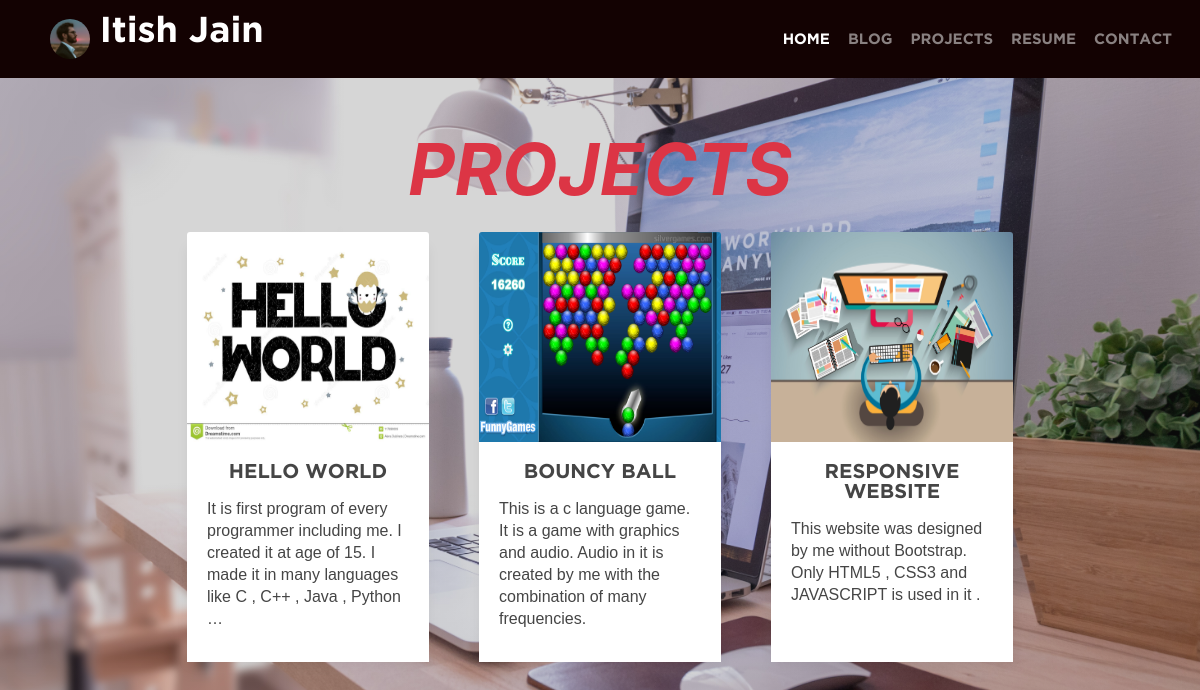
The page /portfolio/ on the database its author committed.
### portfolio/models.py (models this page shows, shortened)
class portfolio(models.Model):
    title = models.CharField(max_length=50, unique=True)
    body = models.TextField()
    url = models.CharField(max_length=100)

### portfolio/views.py (the view)
# urls.py: path('',views.portfolio_run),
def portfolio_run(request):
    context={
        "var1" : portfolio.objects.all()
    }
    return render(request,'port.html',context)

### templates/port.html
{% extends 'base.html' %}
{% block header %}
<p class="text-center font-weight-bold display-3 text-danger font-italic">PROJECTS</p>
{% endblock %}
{% block content %}
<div class="row">
    {% for post in var1 %}
    <div class="post-wrapper col-sm-4 py-1">
        <div class="card-post box-shadow">
            <a href="{{post.url}}">
                <img class="card-img-top h-50" src="/static/images/projects/{{post.id}}.jpg" alt="{{post.title}}">
            </a>
            <div class="card-body">
                <a href="{{post.url}}">
                    <div class="card-title mb-3">{{post.title|truncatewords:"3"}}</div>
                </a>
                <a href="{{post.url}}">
                    <div class="card-text">
                        {{post.body|truncatewords:"30"}}
                    </div>
                </a>
            </div>
        </div>
    </div>
    {% endfor %}
</div>
{% endblock %}

### templates/base.html (shortened to what this page needs)
{% load static %}
<!doctype html>
<html lang="en">
    <head>
        <link rel="stylesheet" href="https://cdn.jsdelivr.net/npm/bootstrap@4.5.3/dist/css/bootstrap.min.css">
        <link rel="stylesheet" href="{% static "css/main.css" %}">
    </head>
    <body>
        <header>
            <nav class="navbar navbar-expand-lg navbar-dark bg-dark">
                <a class="navbar-brand" href="/">
                <img src="../static/images/ashton.jpg"  class="d-inline-block align-top brand-logo" heigth="100px" width="100px" alt="my picture" loading="lazy">
                <span class="brand-name">Itish Jain</span>
                </a>
                <div class="collapse navbar-collapse my-2 my-lg-0" id="navbarSupportedContent">
                    <ul class="navbar-nav ml-auto">
                    <li class="nav-item active">
                        <a class="nav-link" href="/">Home</a>
                    </li>
                    <li class="nav-item">
                        <a class="nav-link" href="../templates/index.html">Blog<a>
                    </li>
                    <li class="nav-item">
                        <a class="nav-link" href="../templates/port.html">Projects</a>
                    </li>
                    <li class="nav-item">
                        <a class="nav-link" href="../templates/resume.html">Resume</a>
                    </li>
                    <li class="nav-item">
                        <a class="nav-link" href="#">Contact</a>
                    </li>
                    </ul>
                </div>
            </nav>
        </header>
        <main role="main" class="py-5 flex-fill">
            {% block header %}
            {% endblock %}
            <div class="container">
                {% block content %}
                {% endblock %}
            </div>
        </main>
    </body>
</html>

### static/css/main.css (style rules this page uses)
html { overflow-x: hidden; }
body { background: linear-gradient(rgba(50,50,50,0.2), rgba(50,50,50,0.2)), url("../images/background.jpg"); background-size: cover; background-repeat: no-repeat; overflow-x: hidden; }
.navbar { background-color: #130202!important; padding-top: 10px; padding-bottom: 10px; }
.navbar .navbar-brand { color: whitesmoke; }
.navbar-nav { padding-right: 2px; }
.nav-item { padding-right: 2px; }
.nav-link { text-align: center; font: Bold 15px/21px Gotham; letter-spacing: 0; color: #ffffff; opacity: 1; text-transform: uppercase; }
.navbar-brand { padding-left: 30px; padding-right: 30px; }
.navbar-brand .brand-name { font: Bold 36px Gotham; letter-spacing: 0; color: #ffffff; opacity: 1; }
.navbar-brand .brand-logo { width: 40px; height: 40px; border-radius: 20px 20px !important; padding: 0px; margin: 4px; }
.box-shadow { box-shadow: 0 0.25rem 0.75rem rgba(0, 0, 0, 0.05); }
.card-post { background: white; padding: 0; margin: 10px; height: 420px; }
.card-title { text-align: center; font: 20px/20px Gotham; letter-spacing: 0; color: #454545; opacity: 1; margin-bottom: 0px; }
.card-post img { margin-top: -10px; }
.card-text { text-align: left; font: 16px/22px sans-serif; letter-spacing: 0; color: #454545; opacity: 1; }
@media (min-width: 1200px) { .container { max-width: 73%; } }

### rows shown on the page
portfolio: shows a picture, title "HELLO WORLD", body "It is first program of every programmer including me. I created it at age of 15. I made it in many languages like C , C++ , Java , Python …"
portfolio: shows a picture, title "BOUNCY BALL", body "This is a c language game. It is a game with graphics and audio. Audio in it is created by me with the combination of many frequencies."
portfolio: shows a picture, title "RESPONSIVE WEBSITE", body "This website was designed by me without Bootstrap. Only HTML5 , CSS3 and JAVASCRIPT is used in it ."
